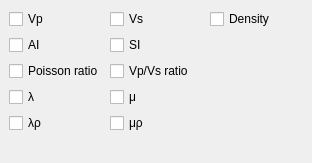
            <widget class="QWidget" name="elasticParametersPage_3">
             <property name="geometry">
              <rect>
               <x>0</x>
               <y>0</y>
               <width>312</width>
               <height>163</height>
              </rect>
             </property>
             <attribute name="label">
              <string>Elastic parameters</string>
             </attribute>
             <layout class="QGridLayout" name="_38">
              <property name="margin">
               <number>9</number>
              </property>
              <property name="spacing">
               <number>6</number>
              </property>
              <item row="4" column="1">
               <widget class="QCheckBox" name="oMuRhoCheckBox">
                <property name="text">
                 <string>μρ</string>
                </property>
               </widget>
              </item>
              <item row="2" column="1">
               <widget class="QCheckBox" name="oVpVsRatioCheckBox">
                <property name="text">
                 <string>Vp/Vs ratio</string>
                </property>
               </widget>
              </item>
              <item row="3" column="0">
               <widget class="QCheckBox" name="oLameLamCheckBox">
                <property name="toolTip">
                 <string>Lamé's first parameter</string>
                </property>
                <property name="text">
                 <string>λ</string>
                </property>
               </widget>
              </item>
              <item row="1" column="0">
               <widget class="QCheckBox" name="oAiCheckBox">
                <property name="toolTip">
                 <string>Acoustic Impedance</string>
                </property>
                <property name="text">
                 <string>AI</string>
                </property>
               </widget>
              </item>
              <item row="0" column="1">
               <widget class="QCheckBox" name="oVsCheckBox">
                <property name="text">
                 <string>Vs</string>
                </property>
               </widget>
              </item>
              <item row="0" column="0">
               <widget class="QCheckBox" name="oVpCheckBox">
                <property name="text">
                 <string>Vp</string>
                </property>
               </widget>
              </item>
              <item row="2" column="0">
               <widget class="QCheckBox" name="oPoissonRatioCheckBox">
                <property name="text">
                 <string>Poisson ratio</string>
                </property>
               </widget>
              </item>
              <item row="0" column="2">
               <widget class="QCheckBox" name="oDensityCheckBox">
                <property name="text">
                 <string>Density</string>
                </property>
               </widget>
              </item>
              <item row="1" column="1">
               <widget class="QCheckBox" name="oSiCheckBox">
                <property name="toolTip">
                 <string>Shear impedance</string>
                </property>
                <property name="text">
                 <string>SI</string>
                </property>
               </widget>
              </item>
              <item row="4" column="0">
               <widget class="QCheckBox" name="oLambdaRhoCheckBox">
                <property name="text">
                 <string>λρ</string>
                </property>
               </widget>
              </item>
              <item row="3" column="1">
               <widget class="QCheckBox" name="oLameMuCheckBox">
                <property name="toolTip">
                 <string>Shear modulus</string>
                </property>
                <property name="text">
                 <string>μ</string>
                </property>
               </widget>
              </item>
              <item row="5" column="0">
               <spacer name="verticalSpacer_7">
                <property name="orientation">
                 <enum>Qt::Vertical</enum>
                </property>
                <property name="sizeHint" stdset="0">
                 <size>
                  <width>20</width>
                  <height>40</height>
                 </size>
                </property>
               </spacer>
              </item>
             </layout>
            </widget>
